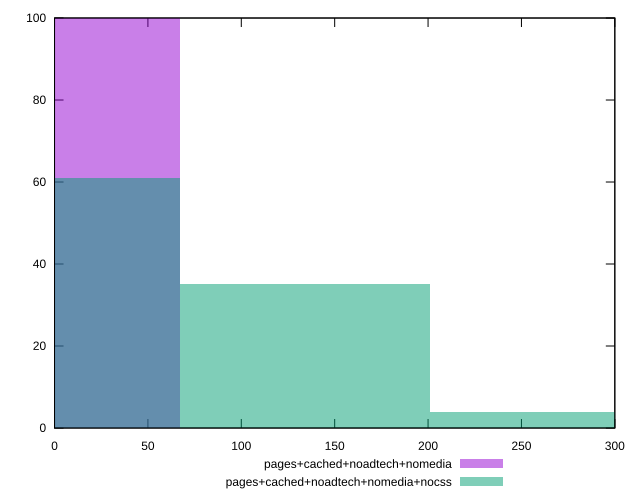

Source code (gnuplot):
reset

$pagesCachedNoadtechNomedia <<EOF
0 100
EOF

$pagesCachedNoadtechNomediaNocss <<EOF
134.0220029730697 35
0 61
268.0440059461394 4
EOF

set key outside below
set boxwidth 134.0220029730697
set xrange [0:300]
set yrange [0:100]
set trange [0:100]
set style fill transparent solid 0.5 noborder
set terminal svg size 640, 500 enhanced background rgb 'white'
set output "report_00021_2021-02-20T09:16:39.615Z/unminified-javascript/comparison/histogram/3_vs_4.svg"

plot $pagesCachedNoadtechNomedia title "pages+cached+noadtech+nomedia" with boxes, \
     $pagesCachedNoadtechNomediaNocss title "pages+cached+noadtech+nomedia+nocss" with boxes

reset
